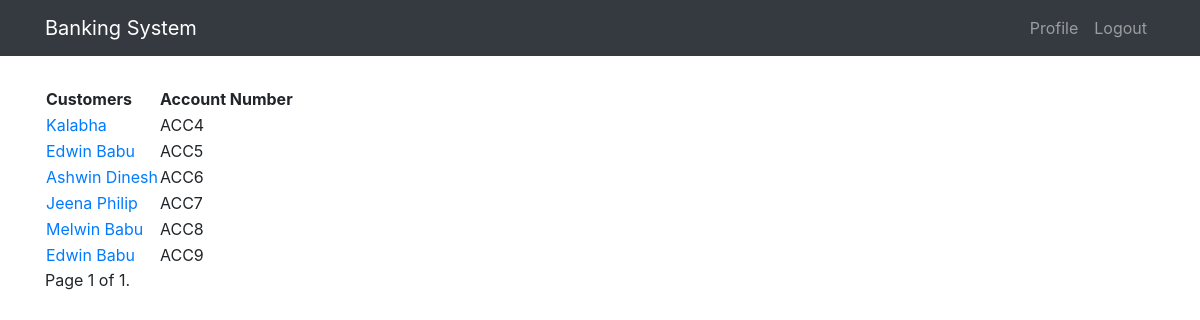
Before: /employee/customer/ (signed in) with the older database file.
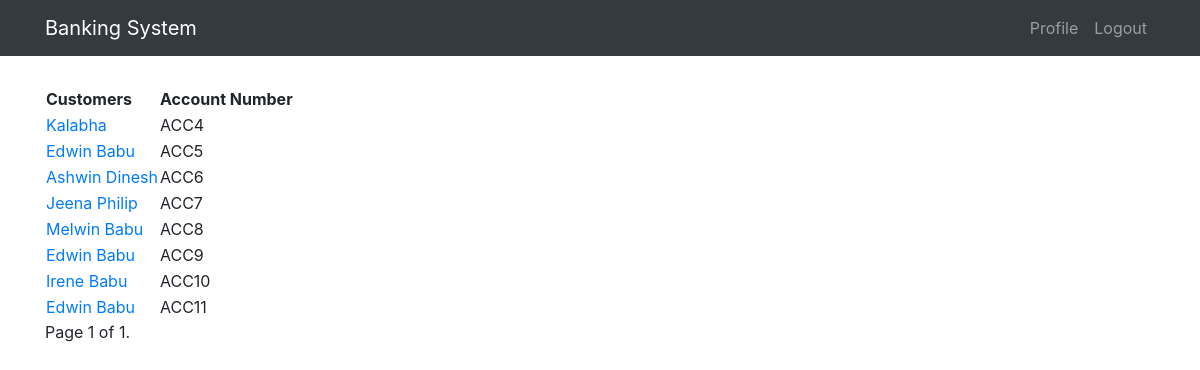
After: the same page with the newer database file.
### customer/models.py (models this page shows, shortened)
class Customer(models.Model):
    user=models.OneToOneField(User, on_delete=models.CASCADE)
    name=models.CharField(max_length=200,null=True)
    age=models.IntegerField(null=True)
    phone=models.IntegerField(null=True)
    street=models.CharField(max_length=200,null=True)
    city=models.CharField(max_length=200,null=True)
    state=models.CharField(max_length=50,null=True)
    country=models.CharField(max_length=50, default="India")
    pin_code=models.IntegerField(null=True)
    balance=models.DecimalField(max_digits=10,decimal_places=2,verbose_name="Balance")
    account_no=models.CharField(max_length=200,editable=False)

### employee/views.py (the view)
# urls.py: url(r'', include('customer.urls')),
@login_required
@group_required('Employee')
def customer(request):
    customers=Customer.objects.all()
    paginator=Paginator(customers,10)
    page=request.GET.get('page')
    try:
        customers=paginator.page(page)
    except PageNotAnInteger:
        customers = paginator.page(1)
    except EmptyPage:
        customers=paginator.page(paginator.num_pages)
    context={
        "customers":customers
    }
    return render(request,'customer.html',context)

### employee/templates/customer.html (shortened to what this page needs)
{% extends 'base.html' %}
{% block content %}
    <table>
    <tr><th>Customers</th><th>Account Number</th></tr>
        {% for user in customers %}
            <tr><td><a href="{% url 'employee:details' user.account_no %}" > {{ user.name }}</a></td><td>{{ user.account_no }}</td></tr>
    {% endfor %}
    </table>
    <div class="pagination">
<span class="step-links">
<span class="current">
Page {{ customers.number }} of {{ customers.paginator.num_pages }}.
</span>
</span>
</div>
{% endblock %}

### templates/base.html (shortened to what this page needs)
{% load staticfiles %}
<!DOCTYPE html>
<html lang="en">
  <head>
    <link href="{% static 'vendor/bootstrap/css/bootstrap.min.css' %}" rel="stylesheet">
    <link href="{% static 'css/scrolling-nav.css' %}" rel="stylesheet">
    <link href="{% static 'css/daterangepicker.css' %}" rel="stylesheet">
  </head>
  <body id="page-top">
    <nav class="navbar navbar-expand-lg navbar-dark bg-dark fixed-top" id="mainNav">
      <div class="container">
        <a class="navbar-brand js-scroll-trigger" href="{% url 'customer:index' %}">Banking System</a>
        <div class="collapse navbar-collapse" id="navbarResponsive">
            <ul class="navbar-nav ml-auto">
            {% if user.is_authenticated %}
            <li class="nav-item">
              <a class="nav-link js-scroll-trigger" href="{% url 'customer:profile' %}">Profile</a>
            </li>
            <li class="nav-item">
              <a class="nav-link js-scroll-trigger" href="{% url 'account_logout' %}">Logout</a>
            </li>
            {% endif %}
            </ul>
        </div>
      </div>
    </nav>
    <section id="about">
      <div class="container">
        <div class="row">
          <div class="col-lg-12 mx-auto">
    {% block content %}
{% endblock %}
             </div>
        </div>
      </div>
    </section>
  </body>
</html>

### static/css/scrolling-nav.css (style rules this page uses)
section { padding: 70px 0; }

Changed rows visible on the page:
added Customer: name "Irene Babu", account_no "ACC10"
added Customer: name "Edwin Babu", account_no "ACC11"
